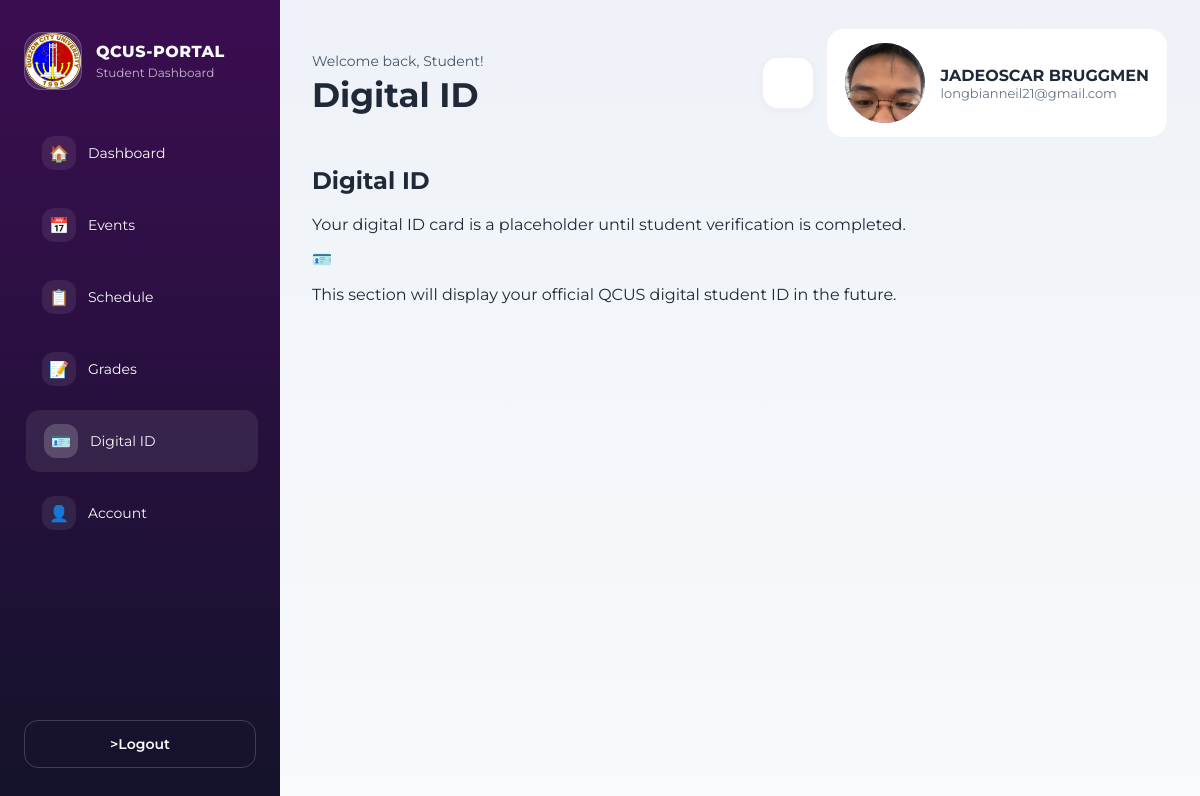
The page /dashboard/digital-id.php (signed in) on the database its author committed.
### tables this page shows
CREATE TABLE `students` (
  `id` int(11) NOT NULL,
  `student_id` varchar(20) NOT NULL,
  `first_name` varchar(100) NOT NULL,
  `last_name` varchar(100) NOT NULL,
  `middle_name` varchar(100) DEFAULT NULL,
  `email` varchar(150) NOT NULL,
  `phone_number` varchar(20) DEFAULT NULL,
  `address` text DEFAULT NULL,
  `birthday` date DEFAULT NULL,
  `course` varchar(100) DEFAULT NULL,
  `year_level` varchar(20) DEFAULT NULL,
  `password` varchar(255) NOT NULL,
  `created_at` timestamp NOT NULL DEFAULT current_timestamp(),
  `gender` varchar(20) DEFAULT NULL,
  `profile_pic` varchar(255) DEFAULT NULL,
  `section` varchar(20) DEFAULT NULL
);

### dashboard/digital-id.php (the view, shortened to what this page needs)
<?php
require_once '../config/config.php';
$stmt = mysqli_prepare($conn, "SELECT * FROM students WHERE student_id = ?");
mysqli_stmt_bind_param($stmt, 's', $_SESSION['student_id']);
mysqli_stmt_execute($stmt);
$result = mysqli_stmt_get_result($stmt);
$user = mysqli_fetch_assoc($result);
$picPath = $user['profile_pic']
    ? '../uploads/profile_pics/' . $user['profile_pic']
    : null;
$initials = strtoupper(substr($user['first_name'], 0, 1) . substr($user['last_name'], 0, 1));
$fullName  = $user['first_name'] . ' ' . $user['last_name'];
?>
<!DOCTYPE html>
<html lang="en">
<head>
</head>
<body>
  <div class="app-shell">
    <aside class="sidebar">
      <div class="sidebar-brand">
        <div class="nav-logo">
          <img src="../images/QCU-logo.png" alt="QCU Logo" />
        </div>
        <div>
          <span class="brand-title">QCUS-PORTAL</span>
          <span class="brand-sub">Student Dashboard</span>
        </div>
      </div>
      <nav class="sidebar-nav" aria-label="Dashboard navigation">
        <a href="dashboard.php" class="nav-item"><span class="nav-item-icon">🏠</span>Dashboard</a>
        <a href="events.php" class="nav-item"><span class="nav-item-icon">📅</span>Events</a>
        <a href="SchoolSched.php" class="nav-item"><span class="nav-item-icon">📋</span>Schedule</a>
        <a href="grades.php" class="nav-item"><span class="nav-item-icon">📝</span>Grades</a>
        <a href="digital-id.php" class="nav-item active"><span class="nav-item-icon">🪪</span>Digital ID</a>
        <a href="account.php" class="nav-item"><span class="nav-item-icon">👤</span>Account</a>
      </nav>
      <div class="sidebar-footer">
          <button type="button" class="logout-button" onclick="window.location.href='../landingpage/logout.php'">>Logout</button>
      </div>
    </aside>
    <main class="main-area">
      <header class="topbar">
        <div>
          <p class="user-greeting">Welcome back, Student!</p>
          <h1 class="page-title">Digital ID</h1>
        </div>
         <div class="topbar-right">
    <button type="button" class="chatbot-btn" title="AI Assistant" onclick="alert('Chatbot coming soon!')">
    </button>
       <div class="profile-card">
          <div class="profile-avatar" style="width: 80px; height: 80px; border-radius: 50%; overflow: hidden;">
            <?php if ($picPath): ?>
              <img src="<?= htmlspecialchars($picPath) ?>" alt="Profile Picture" style="width:100%; height:100%; object-fit:cover;" />
            <?php else: ?>
              <?= $initials ?>
            <?php endif; ?>
          </div>
          <div>
            <p class="profile-name"><?= htmlspecialchars($fullName) ?></p>
            <p class="profile-email"><?= htmlspecialchars($user['email']) ?></p>
          </div>
        </div>
      </div>
      </header>
      <section class="view-section">
        <div class="section-panel">
          <div class="section-header">
            <h2>Digital ID</h2>
            <p>Your digital ID card is a placeholder until student verification is completed.</p>
          </div>
          <div class="placeholder-block">
            <span>🪪</span>
            <p>This section will display your official QCUS digital student ID in the future.</p>
          </div>
        </div>
      </section>
    </main>
  </div>
</body>
</html>

### dashboard/digital-id.php (style rules this page uses)
*, *::before, *::after { box-sizing: border-box; }
:root { font-family: 'Montserrat', sans-serif; --bg: #f8fafc; --surface: #ffffff; --surface-strong: #f1f5f9; --accent: #5b21b6; --accent-soft: #eef2ff; --text: #1f2937; --text-muted: #64748b; --border: rgba(148,163,184,.15); }
body { margin: 0; min-height: 100vh; background: linear-gradient(180deg,#eef2f8 0%,#f8fafc 100%); color: var(--text); }
button { font-family: inherit; cursor: pointer; }
a { text-decoration: none; color: inherit; }
.app-shell { display: grid; grid-template-columns: 280px 1fr; min-height: 100vh; }
.sidebar { background: linear-gradient(180deg,#3b0d51 0%,#14132b 100%); color: #f8fafc; padding: 32px 24px; display: flex; flex-direction: column; gap: 32px; position: sticky; top: 0; height: 100vh; }
.sidebar-brand { display: flex; align-items: center; gap: 14px; }
.nav-logo { width: 58px; height: 58px; border-radius: 18px; overflow: hidden; border: 1px solid rgba(255,255,255,.18); background: rgba(255,255,255,.12); display: grid; place-items: center; font-size: 22px; }
.nav-logo img { width: 100%; height: 100%; object-fit: cover; }
.brand-title { display: block; font-size: 16px; font-weight: 800; letter-spacing: .5px; }
.brand-sub { display: block; color: rgba(248,250,252,.72); font-size: 12px; margin-top: 4px; }
.sidebar-nav { display: grid; gap: 10px; }
.nav-item { display: flex; align-items: center; gap: 12px; padding: 14px 18px; border: none; background: transparent; color: #f8fafc; font-size: 14px; border-radius: 14px; transition: background .2s, transform .2s; }
.nav-item-icon { width: 34px; height: 34px; display: grid; place-items: center; border-radius: 12px; background: rgba(255,255,255,.08); font-size: 16px; }
.nav-item:hover, .nav-item.active { background: rgba(255,255,255,.08); transform: translateX(2px); }
.nav-item:hover .nav-item-icon, .nav-item.active .nav-item-icon { background: rgba(255,255,255,.18); }
.sidebar-footer { margin-top: auto; }
.logout-button { width: 100%; padding: 14px 18px; border: 1px solid rgba(255,255,255,.18); border-radius: 14px; background: transparent; color: #f8fafc; font-size: 14px; font-weight: 600; transition: background .2s; }
.main-area { padding: 28px 32px; }
.topbar { display: flex; flex-wrap: wrap; justify-content: space-between; align-items: center; gap: 24px; margin-bottom: 28px; }
.user-greeting { margin: 0; color: #475569; font-size: 14px; }
.page-title { margin: 8px 0 0; font-size: clamp(26px,3vw,34px); line-height: 1.05; }
.topbar-right { display: flex; align-items: center; gap: 12px; }
.chatbot-btn { width: 52px; height: 52px; border-radius: 16px; border: 1px solid var(--border); background: #fff; color: #7c3aed; display: grid; place-items: center; font-size: 22px; transition: background .2s, transform .2s, box-shadow .2s; box-shadow: 0 2px 8px rgba(15,23,42,.04); }
.profile-card { display: flex; align-items: center; gap: 16px; padding: 14px 18px; background: #fff; border: 1px solid var(--border); border-radius: 18px; }
.profile-avatar { width: 52px; height: 52px; border-radius: 16px; background: linear-gradient(135deg,#7c3aed,#2563eb); color: #fff; display: grid; place-items: center; font-weight: 800; }
.profile-name { margin: 0; font-weight: 700; }
.profile-email { margin: 0; color: var(--text-muted); font-size: 13px; }

### rows shown on the page
students: profile_pic (picture), fullName "JADEOSCAR BRUGGMEN", email "longbianneil21@gmail.com"
